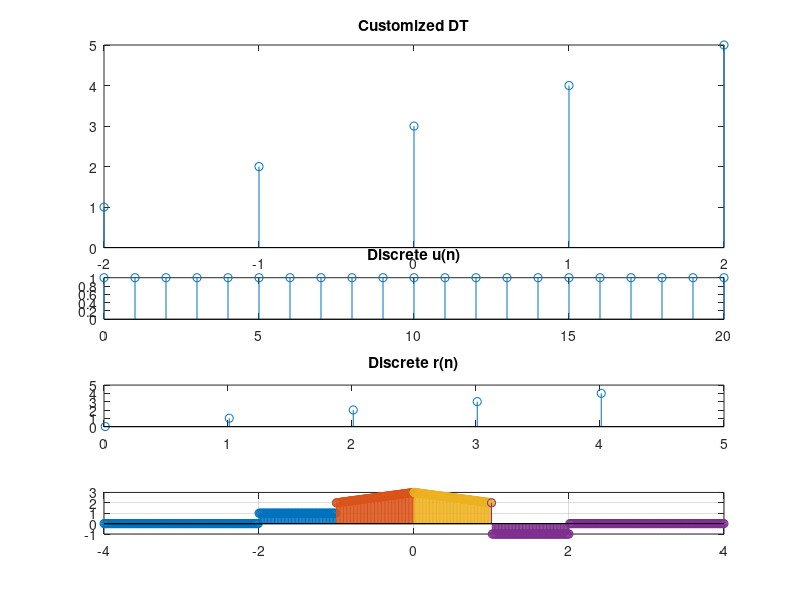

This figure's MATLAB source:
% Author - Sarthak Amar Dhakade (211030054)
% Date Created - 19/01/2024

%% Task 1

% Continuous Time

% Sin(t)
t = 0 : 0.01 : 4*pi ;
c = sin(t);
subplot(5,1,1)
plot (t,c)
title("Continuous sin(t)")

% Step Function
t = 0 : 0.01 : 5;
u = ones (1 , length(t));
subplot(5,1,2);
plot(t,u)
title("Continuous u(t)")

% Ramp Function
t = 0 : 0.01 : 5;
u = ones (1 , length(t));
r = u.*t;
subplot(5,1,3)
plot(t,r)
title("Continuous r(t)")

% Impulse Function
t = 0 : 0.01 : 5;
delta_t = zeros (size(t));
delta_t(t == 0) = 1;
subplot(5,1,4)
stem(t,delta_t);
title("Continuous del(t)")

% Sinc(t)
t = -2*pi : 0.01 : 2*pi;
c = sin(pi * t) ./ (pi * t);
subplot(5,1,5)
plot(t, c);
title("Continuous sinc(t)")

%% Discrete Time

% Impulse Function
n = 0 : 0.01 : 5;
delta_t = zeros (size(n));
delta_t(n == 0) = 1;
subplot(5,1,1)
stem(n,delta_t);
title("Discrete del(t)")

% Sin(n)
n = 0 : 20;
c = sin(n);
subplot(5,1,2)
stem (n,c)
title("Discrete sin(n)")

% Step Function
n = 0 : 20;
u = ones (size(n));
subplot(5,1,3)
stem(n,u)
title("Discrete u(n)")

% Ramp Function
n = 0.01 : 5;
u = ones (1 , length(n));
r = u.*n;
subplot(5,1,4)
stem(n,r)
title("Discrete r(n)")

% Sinc(n)
n = -2*pi : 0.01 : 2*pi;
c = sin(pi * n) ./ (pi * n);
subplot(5,1,5)
stem(n, c);
title("Discrete sinc(n)")


%% Task 2

% Continuous CT

%from -2 to -1
t1 = -2:0.01:-1;
u1 = zeros(size(t1));

u1(t1 <= -1) = -1;
u1(end) = 1.5;

plot(t1, u1);
hold on;


%from -1 to 0
t2 = -1:0.01:0;
u2 = zeros(size(t2));

u2 (t2 <= 0) = 0.5*t2 + 2;

plot(t2, u2);
hold on;

%from 0 to 1
t3 = 0:0.01:1;
u3 = zeros(size(t3));

u3(t3 <= 1) = -0.5*t3 + 2;
u3(end) = -1;

plot(t3, u3);
hold on;

%from 1 to 2
t4 = 1:0.01:2;
u4 = zeros(size(t4));

u4(t4 <= 2) = -1;
u4(end) = 0;

plot(t4, u4);

hold off;
grid on;

title('Customized CT')

%% Task 3


% Customised CT
t1 = -4:0.01:-1;
m = size(t1);
u1 = zeros(m);

for i = m(1,1) : m(1,2)
    if t1(i) >= -2
        u1(1,i) = 1;
    else
        u1(1,i) =0;
    end
end

u1(1,m(1,2)) = 2;
stem(t1,u1);
hold on;

t2 = -1:0.01:0;
n = size(t2);
y1 = zeros(n);

for i = n(1,1):n(1,2)
    if t2(i) >=-1
        y1(1,i) = 1*t2(i) + 3;
    else
        y1(1,i) =0;
    end
end

stem(t2,y1);
hold on;

t3 = 0:0.01:1;
p = size(t3);
y2 = zeros(p);

for i = p(1,1):p(1,2)
    if t3(i) >=-1
        y2(1,i) = -1*t3(i) + 3;
    else
        y2(1,i) =0;
    end
end

stem(t3,y2);
hold on;

t4 = 1:0.01:4;
q = size(t4);
u2 = zeros(q);

for i = q(1,1) : q(1,2)
    if (t4(i) >= 1 && t4(i) <=2)
        u2(1,i) =-1;
    else
        u2(1,i) =0;
    end
end
u2(1,q(1,1)) = 2;
stem(t4,u2);
hold off;
grid on;


%% Customised DT

%from -2 to -1
t = -2: 2;
u = [1 2 3 4 5];
subplot(2,1,1)
stem(t, u);
title('Customized DT')
